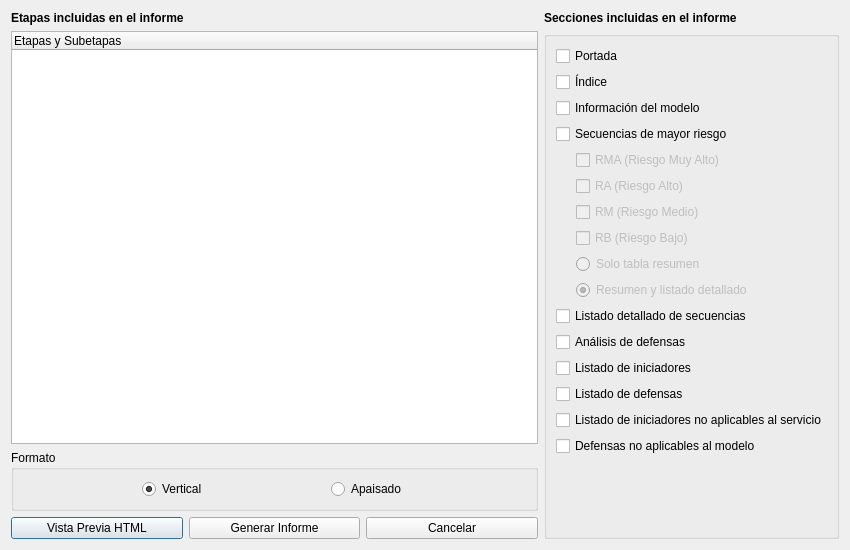
<?xml version="1.0" encoding="UTF-8"?>
<ui version="4.0">
 <class>DlgConfigInforme</class>
 <widget class="QDialog" name="DlgConfigInforme">
  <property name="geometry">
   <rect>
    <x>0</x>
    <y>0</y>
    <width>850</width>
    <height>550</height>
   </rect>
  </property>
  <property name="windowTitle">
   <string>Configurar Informe</string>
  </property>
  <layout class="QHBoxLayout" name="horizontalLayoutMain">
   <item>
    <layout class="QVBoxLayout" name="verticalLayoutLeft">
     <item>
      <widget class="QLabel" name="labelStages">
       <property name="text">
        <string>Etapas incluidas en el informe</string>
       </property>
       <property name="font">
        <font>
         <bold>true</bold>
        </font>
       </property>
      </widget>
     </item>
     <item>
      <widget class="QTreeWidget" name="treeEtapas">
       <property name="minimumSize">
        <size>
         <width>0</width>
         <height>200</height>
        </size>
       </property>
       <attribute name="headerVisible">
        <bool>true</bool>
       </attribute>
       <column>
        <property name="text">
         <string>Etapas y Subetapas</string>
        </property>
       </column>
      </widget>
     </item>
     <item>
      <widget class="QGroupBox" name="groupFormato">
       <property name="title">
        <string>Formato</string>
       </property>
       <layout class="QHBoxLayout" name="horizontalLayout_formato">
        <item>
         <spacer name="horizontalSpacer_left">
          <property name="orientation">
           <enum>Qt::Horizontal</enum>
          </property>
          <property name="sizeHint" stdset="0">
           <size>
            <width>40</width>
            <height>20</height>
           </size>
          </property>
         </spacer>
        </item>
        <item>
         <widget class="QRadioButton" name="radioPortrait">
          <property name="text">
           <string>Vertical</string>
          </property>
          <property name="checked">
           <bool>true</bool>
          </property>
          <property name="icon">
           <iconset resource="icons.qrc">
            <normaloff>:/icons/resources/icons/file.svg</normaloff>:/icons/resources/icons/file.svg</iconset>
          </property>
         </widget>
        </item>
        <item>
         <spacer name="horizontalSpacer_middle">
          <property name="orientation">
           <enum>Qt::Horizontal</enum>
          </property>
          <property name="sizeHint" stdset="0">
           <size>
            <width>40</width>
            <height>20</height>
           </size>
          </property>
         </spacer>
        </item>
        <item>
         <widget class="QRadioButton" name="radioLandscape">
          <property name="text">
           <string>Apaisado</string>
          </property>
          <property name="icon">
           <iconset resource="icons.qrc">
            <normaloff>:/icons/resources/icons/file-landscape.svg</normaloff>:/icons/resources/icons/file-landscape.svg</iconset>
          </property>
         </widget>
        </item>
        <item>
         <spacer name="horizontalSpacer_right">
          <property name="orientation">
           <enum>Qt::Horizontal</enum>
          </property>
          <property name="sizeHint" stdset="0">
           <size>
            <width>40</width>
            <height>20</height>
           </size>
          </property>
         </spacer>
        </item>
       </layout>
      </widget>
     </item>
     <item>
      <layout class="QHBoxLayout" name="horizontalLayoutButtons">
       <item>
        <widget class="QPushButton" name="btnVistaPrevia">
         <property name="text">
          <string>Vista Previa HTML</string>
         </property>
        </widget>
       </item>
       <item>
        <widget class="QPushButton" name="btnGenerarInforme">
         <property name="text">
          <string>Generar Informe</string>
         </property>
        </widget>
       </item>
       <item>
        <widget class="QPushButton" name="btnCancelar">
         <property name="text">
          <string>Cancelar</string>
         </property>
        </widget>
       </item>
      </layout>
     </item>
    </layout>
   </item>
   <item>
    <layout class="QVBoxLayout" name="verticalLayoutRight">
     <item>
      <widget class="QLabel" name="labelDescription">
       <property name="text">
        <string>Secciones incluidas en el informe</string>
       </property>
       <property name="font">
        <font>
         <bold>true</bold>
        </font>
       </property>
       <property name="wordWrap">
        <bool>true</bool>
       </property>
      </widget>
     </item>
     <item>
      <widget class="QGroupBox" name="groupSections">
       <property name="title">
        <string/>
       </property>
       <layout class="QVBoxLayout" name="verticalLayout_2">
        <item>
         <widget class="QCheckBox" name="checkPortada">
          <property name="text">
           <string>Portada</string>
          </property>
         </widget>
        </item>
        <item>
         <widget class="QCheckBox" name="checkIndice">
          <property name="text">
           <string>Índice</string>
          </property>
         </widget>
        </item>
        <item>
         <widget class="QCheckBox" name="checkInfoModelo">
          <property name="text">
           <string>Información del modelo</string>
          </property>
         </widget>
        </item>
        <item>
         <widget class="QCheckBox" name="checkSecuenciasRiesgo">
          <property name="text">
           <string>Secuencias de mayor riesgo</string>
          </property>
         </widget>
        </item>
        <item>
         <layout class="QVBoxLayout" name="verticalLayout_3">
          <property name="leftMargin">
           <number>20</number>
          </property>
          <item>
           <layout class="QVBoxLayout" name="verticalLayout_risk">
            <property name="leftMargin">
             <number>0</number>
            </property>
            <item>
             <widget class="QCheckBox" name="checkRMA">
              <property name="text">
               <string>RMA (Riesgo Muy Alto)</string>
              </property>
              <property name="enabled">
               <bool>false</bool>
              </property>
             </widget>
            </item>
            <item>
             <widget class="QCheckBox" name="checkRA">
              <property name="text">
               <string>RA (Riesgo Alto)</string>
              </property>
              <property name="enabled">
               <bool>false</bool>
              </property>
             </widget>
            </item>
            <item>
             <widget class="QCheckBox" name="checkRM">
              <property name="text">
               <string>RM (Riesgo Medio)</string>
              </property>
              <property name="enabled">
               <bool>false</bool>
              </property>
             </widget>
            </item>
            <item>
             <widget class="QCheckBox" name="checkRB">
              <property name="text">
               <string>RB (Riesgo Bajo)</string>
              </property>
              <property name="enabled">
               <bool>false</bool>
              </property>
             </widget>
            </item>
           </layout>
          </item>
          <item>
           <widget class="QRadioButton" name="radioSoloResumen">
            <property name="text">
             <string>Solo tabla resumen</string>
            </property>
            <property name="enabled">
             <bool>false</bool>
            </property>
           </widget>
          </item>
          <item>
           <widget class="QRadioButton" name="radioResumenDetallado">
            <property name="text">
             <string>Resumen y listado detallado</string>
            </property>
            <property name="enabled">
             <bool>false</bool>
            </property>
            <property name="checked">
             <bool>true</bool>
            </property>
           </widget>
          </item>
         </layout>
        </item>
        <item>
         <widget class="QCheckBox" name="checkListadoCompleto">
          <property name="text">
           <string>Listado detallado de secuencias</string>
          </property>
         </widget>
        </item>
        <item>
         <widget class="QCheckBox" name="checkAnalisisDefensas">
          <property name="text">
           <string>Análisis de defensas</string>
          </property>
         </widget>
        </item>
        <item>
         <widget class="QCheckBox" name="checkListadoIniciadores">
          <property name="text">
           <string>Listado de iniciadores</string>
          </property>
         </widget>
        </item>
        <item>
         <widget class="QCheckBox" name="checkListadoDefensas">
          <property name="text">
           <string>Listado de defensas</string>
          </property>
         </widget>
        </item>
        <item>
         <widget class="QCheckBox" name="checkIniciadoresNoAplicables">
          <property name="text">
           <string>Listado de iniciadores no aplicables al servicio</string>
          </property>
         </widget>
        </item>
        <item>
         <widget class="QCheckBox" name="checkDefensasNoAplicables">
          <property name="text">
           <string>Defensas no aplicables al modelo</string>
          </property>
         </widget>
        </item>
        <item>
         <spacer name="verticalSpacerLeft">
          <property name="orientation">
           <enum>Qt::Vertical</enum>
          </property>
          <property name="sizeHint" stdset="0">
           <size>
            <width>20</width>
            <height>40</height>
           </size>
          </property>
         </spacer>
        </item>
       </layout>
      </widget>
     </item>
    </layout>
   </item>
  </layout>
 </widget>
 <resources/>
 <connections/>
</ui>
